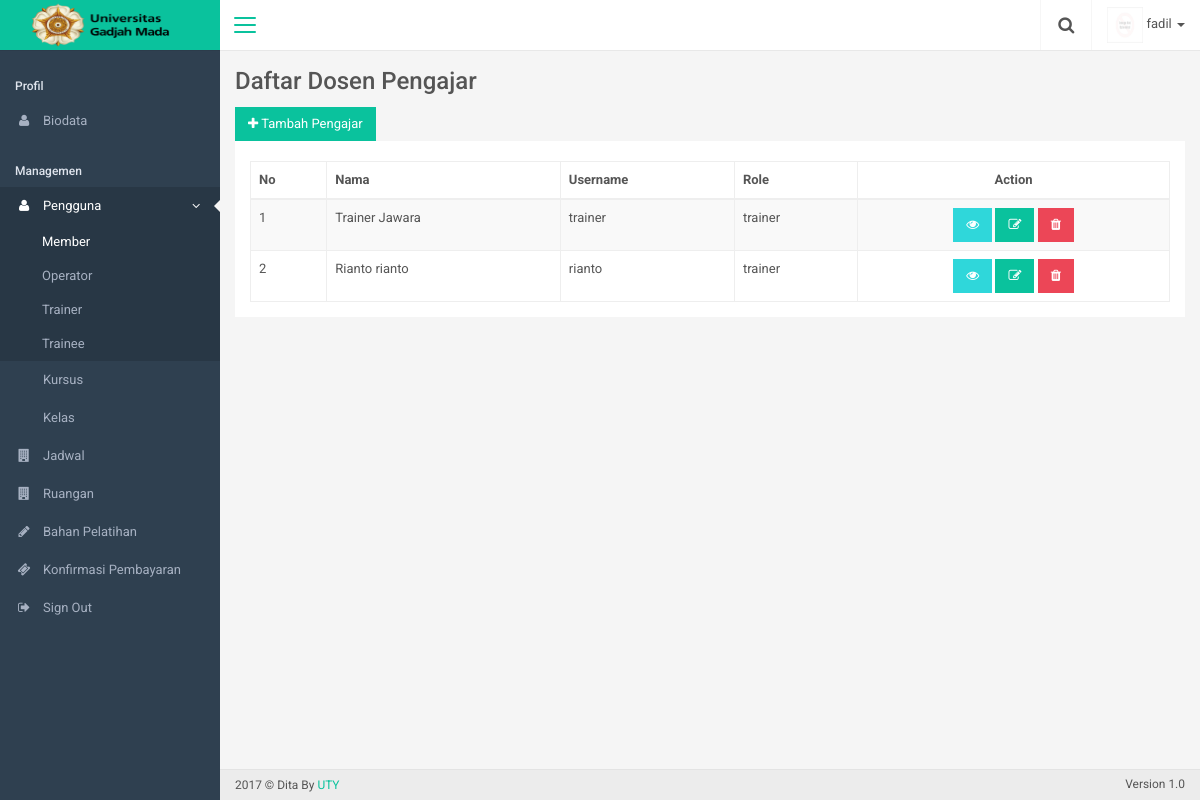
The app's page /admin/admin_area.php?page=trainer.display (signed in) with its own data.
### tables this page shows
CREATE TABLE IF NOT EXISTS `tbl_user` (
`user_id` int(20) NOT NULL,
  `username` varchar(50) NOT NULL,
  `password` varchar(50) NOT NULL,
  `role_id` int(10) NOT NULL,
  `person_id` int(30) NOT NULL
);

CREATE TABLE IF NOT EXISTS `tbl_person` (
`person_id` int(30) NOT NULL,
  `person_firstname` varchar(30) NOT NULL,
  `person_lastname` varchar(30) NOT NULL,
  `person_gender` varchar(20) NOT NULL,
  `person_address` text NOT NULL,
  `person_placeofbirth` varchar(50) NOT NULL,
  `person_dateofbirth` date NOT NULL,
  `person_religion` varchar(20) NOT NULL,
  `person_phonenumber` varchar(25) NOT NULL,
  `person_email` varchar(30) NOT NULL,
  `person_image` varchar(80) NOT NULL
);

CREATE TABLE IF NOT EXISTS `ref_role` (
`role_id` int(10) NOT NULL,
  `role_name` varchar(20) NOT NULL
);

CREATE TABLE IF NOT EXISTS `tbl_trainer` (
`trainer_id` int(30) NOT NULL,
  `person_id` int(30) NOT NULL,
  `trainer_noinduk` varchar(40) NOT NULL
);

### admin/modul/trainer/display.php (the view)
<div class="layout-content">
  <div class="layout-content-body">
    <div class="title-bar">
      <h1 class="title-bar-title">
        <span class="d-ib">Daftar Dosen Pengajar</span>
      </h1>
    </div>
    <a href="?page=trainer.frm-insert">
      <button class="btn bg-primary"><i class="icon icon-plus"></i> Tambah Pengajar</button>
    </a>
    <br>
    <div class="row gutter-xs">
      <div class="col-xs-12">
        <div class="card">
          <div class="card-body">
            <table id="demo-datatables-5" class="table table-striped table-bordered table-nowrap dataTable" cellspacing="0" width="100%">
              <thead>
                <tr>
                  <th>No</th>
                  <th>Nama</th>
                  <th>Username</th>
                  <th>Role</th>
                  <th><center>Action</center></th>
                </tr>
              </thead>
              <tbody>
              <?php
              $sql_trainer = "SELECT * FROM tbl_user u JOIN ref_role r ON r.role_id=u.role_id LEFT JOIN tbl_person p ON p.person_id=u.person_id LEFT JOIN tbl_trainer t ON t.person_id=p.person_id where r.role_name='trainer'";
              $result=mysql_query($sql_trainer);
              $no=0;
              while($data_trainer=mysql_fetch_array($result)){
              $no++;
              ?>
              <tr>
               <td> <?php echo $no; ?></td>
               <td> <?php echo $data_trainer['person_firstname']." ".$data_trainer['person_lastname']; ?></td>
               <td> <?php echo $data_trainer['username'] ?></td>
               <td> <?php echo $data_trainer['role_name'] ?></td>
               <td class="text-center">
                  <a class="btn btn-info" data-target="#modalBounceInDown" data-toggle="modal" data-id="<?php  ?>" id="getSyllabus"><span class="icon icon-eye"></span></a>
                  <a class="btn btn-primary" href="?page=trainer.frm-update&id=<?php echo $data_trainer['person_id'];?>"><span class="icon icon-edit"></span></a>
                  <a class="btn btn-danger" href="?page=trainer.delete&id=<?php echo $data_trainer['user_id']; ?>" onclick="return confirm('Apakah anda yakin akan menghapus <?php echo $data_trainer['person_firstname']." ".$data_trainer['person_lastname'];  ?>')"><span class="icon icon-trash"></span></a>
               </td>
              </tr>
              <?php } ?>
              </tbody>
            </table>
          </div>
        </div>
      </div>
    </div>
  </div>
</div>

### records on screen
tbl_user: person.person_firstname "Trainer", person.person_lastname "Jawara", username "trainer", role.role_name "trainer"
tbl_user: person.person_firstname "Rianto", person.person_lastname "rianto", username "rianto", role.role_name "trainer"

### other values on screen
$_SESSION['username'] "fadil"
